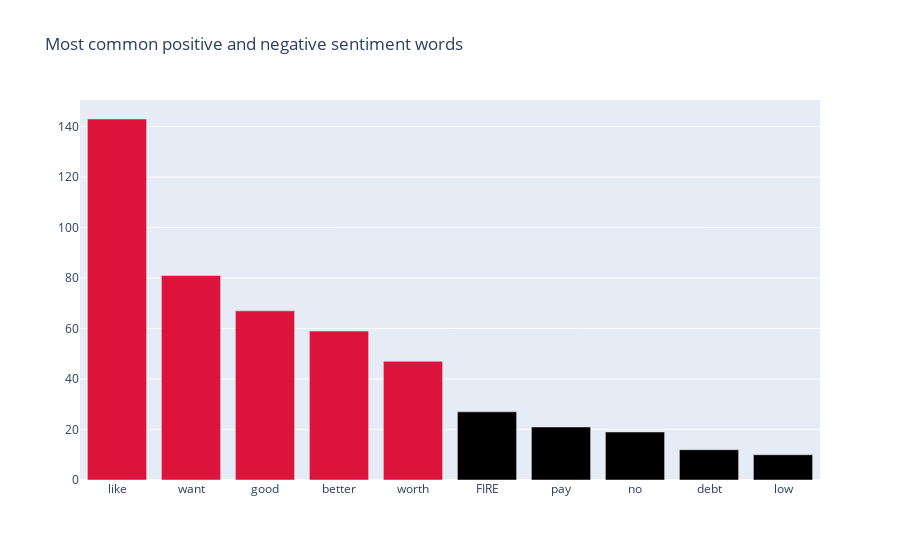

Write notebook code for a chart like this one.
### Code cell
import plotly.graph_objects as go

colors = ['lightslategray',] * 5
colors = ['crimson',] * 5

fig = go.Figure(data=[go.Bar(
    x=p_n['words'],
    y=p_n['count'],
    marker_color=colors # marker color can be a single color value or an iterable
)])
fig.update_layout(title_text='Most common positive and negative sentiment words')

### Figure 1 — Plotly figure (JSON) as saved in the notebook; plotly's stock layout.template omitted (floating-point values rounded to 4 significant figures)
{"data": [{"marker": {"color": ["crimson", "crimson", "crimson", "crimson", "crimson"]}, "type": "bar", "x": ["like", "want", "good", "better", "worth", "FIRE", "pay", "no", "debt", "low"], "y": [143, 81, 67, 59, 47, 27, 21, 19, 12, 10]}], "layout": {"title": {"text": "Most common positive and negative sentiment words"}}}
